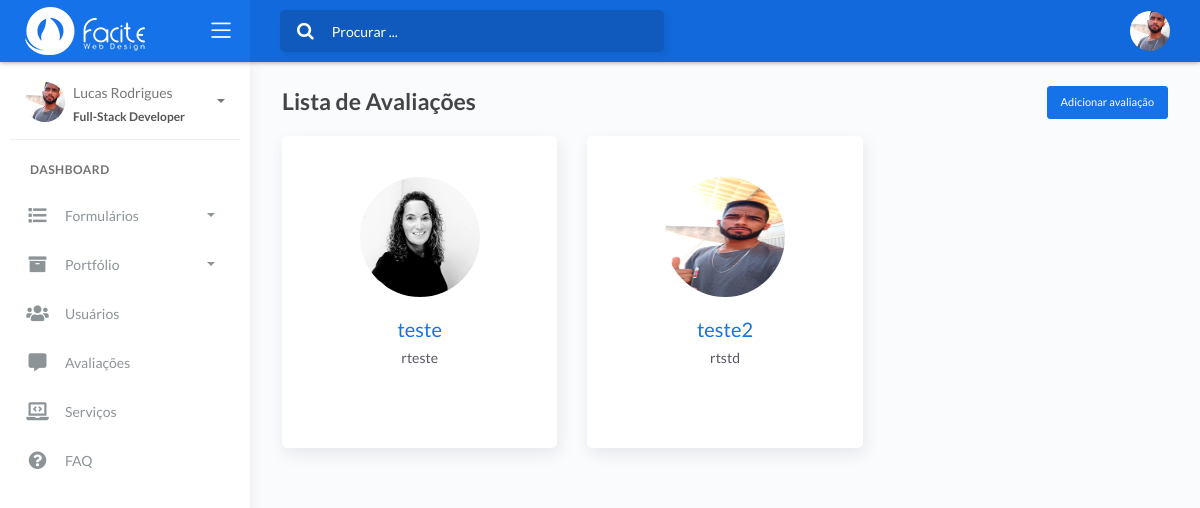
/facite42-pa/front/avaliacao.php (signed in), run on the app's committed database.
### tables this page shows
CREATE TABLE `usuario` (
  `id` int NOT NULL,
  `nome` varchar(50) NOT NULL,
  `email` varchar(50) NOT NULL,
  `genero` int NOT NULL,
  `usuario` varchar(50) NOT NULL,
  `cargo` varchar(50) NOT NULL,
  `telefone` varchar(20) DEFAULT NULL,
  `nascimento` date DEFAULT NULL,
  `senha` varchar(250) NOT NULL,
  `imagem` varchar(100) NOT NULL
);

CREATE TABLE `avaliacao` (
  `id` int NOT NULL,
  `cliente` varchar(80) NOT NULL,
  `empresa` varchar(50) NOT NULL,
  `imagem` varchar(100) NOT NULL,
  `descricao` varchar(500) NOT NULL
);

### facite42-pa/front/includes/funcoes.php (called while the page is built)
<?php
require_once "classes/Conexao.php";
require_once "classes/Usuario.php";
$conexao = new Conexao();
$usuario = new Usuario();
require_once "classes/UsuarioModel.php";
if (isset($_SESSION['id'])) {
    $id = $_SESSION['id'];
    $usuarioModel = new UsuarioModel($conexao, $usuario);
    $usuarioSessao = $usuarioModel->recuperaSessao($id);
}

### facite42-pa/front/classes/Conexao.php (called while the page is built, shortened)
<?php
class Conexao
{
	private $host;
	private $user;
	private $password;
	public function __construct() {
        $this->host = 'mysql:host=127.0.0.1;dbname=facitewebdesign';
		$this->user = 'facite42_root';
        $this->password = 'L1n@d141P4uceK';
	}
    public function conectar() {
    	try {
			$conexao = new PDO(
							$this->host,
							$this->user,
							$this->password,
							array(
								PDO::ATTR_ERRMODE => PDO::ERRMODE_EXCEPTION,
								PDO::MYSQL_ATTR_INIT_COMMAND => "SET NAMES utf8"
							)
						);
			return $conexao;
		} catch (PDOException $e) {
			echo 'Erro na conexao. Erro reportado: ' . $e->getMessage();
			exit;
		}
    }
}

### facite42-pa/front/classes/UsuarioModel.php (called while the page is built, shortened)
<?php
class UsuarioModel
{
    private $conexao;
    public function __construct(Conexao $conexao, Usuario $usuario)
    {
        $this->conexao = $conexao->conectar();
    }
    public function recuperaSessao($id)
    {
        $sql = "SELECT * FROM usuario WHERE id = {$id}";
        $stmt = $this->conexao->prepare($sql);
        $stmt->execute();
        return $stmt->fetch(PDO::FETCH_OBJ);
    }
}

### facite42-pa/front/classes/AvaliacaoModel.php (called while the page is built, shortened)
<?php
class AvaliacaoModel
{
    private $conexao;
    public function __construct(Conexao $conexao, Avaliacao $avaliacao)
    {
        $this->conexao = $conexao->conectar();
    }
    public function recuperarAvaliacao()
    {
        $sql = "SELECT * FROM avaliacao";
        $stmt = $this->conexao->prepare($sql);
        $stmt->execute();
        return $stmt->fetchAll(PDO::FETCH_OBJ);
    }
}

### facite42-pa/front/avaliacao.php (the view, shortened to what this page needs)
<?php
include_once 'layouts/header.php';
include_once 'layouts/menu.php';
include_once 'classes/Avaliacao.php';
include_once 'classes/AvaliacaoModel.php';
include_once 'classes/Conexao.php';
$avaliacao = new Avaliacao();
$conexao = new Conexao();
$avaliacaoModel = new AvaliacaoModel($conexao, $avaliacao);
$avaliacoes = $avaliacaoModel->recuperarAvaliacao();
?>
<div class="content">
    <div class="page-inner">
        <a class="btn btn-primary btn-sm" href="form_avaliacao" style="float: right;">Adicionar avaliação</a>
        <div class="page-header">
            <h4 class="page-title">Lista de Avaliações</h4>
        </div>
        <div class="row">
            <?php foreach ($avaliacoes as $aval) { ?>
                <div class="col-xs-12 col-sm-6 col-md-4">
                    <div class="image-flip">
                        <div class="mainflip flip-0">
                            <div class="frontside">
                                <div class="card">
                                    <div class="card-body text-center"><br>
                                        <p><img class=" img-fluid" src="assets/image/avaliacao/<?= $aval->imagem ?>" alt="card image"></p>
                                        <h4 class="card-title"><?= $aval->cliente?></h4>
                                        <p class="card-text"><?= $aval->empresa ?></p>
                                    </div>
                                </div>
                            </div>
                            <div class="backside" style="right: 0px;">
                                <div class="card">
                                    <div class="card-body text-center mt-4">
                                        <h4 class="card-title">Avaliação do cliente</h4>
                                        <p class="card-text"><?= $aval->descricao ?></p>
                                        <a href="form_avaliacao?acao=editar&id=<?= $aval->id ?>" class="btn btn-light" title="Editar"><i class="fas fa-pen"></i></a>
                                    </div>
                                </div>
                            </div>
                        </div>
                    </div>
                </div>
            <?php } ?>
        </div>
    </div>
</div>
<?php
include_once 'layouts/footer.php';
?>

### facite42-pa/front/layouts/menu.php (shortened to what this page needs)
<body>
    <div class="wrapper">
        <div class="main-header">
            <div class="logo-header" data-background-color="blue">
                <a href="inicio" class="logo">
                    <img src="assets/img/logo.png" alt="navbar brand" class="navbar-brand">
                </a>
                <div class="nav-toggle">
                    <button class="btn btn-toggle toggle-sidebar">
                        <i class="icon-menu"></i>
                    </button>
                </div>
            </div>
            <nav class="navbar navbar-header navbar-expand-lg" data-background-color="blue2">
                <div class="container-fluid">
                    <div class="collapse" id="search-nav">
                        <form class="navbar-left navbar-form nav-search mr-md-3">
                            <div class="input-group">
                                <div class="input-group-prepend">
                                    <button type="submit" class="btn btn-search pr-1">
                                        <i class="fa fa-search search-icon"></i>
                                    </button>
                                </div>
                                <input type="text" placeholder="Procurar ..." class="form-control">
                            </div>
                        </form>
                    </div>
                    <ul class="navbar-nav topbar-nav ml-md-auto align-items-center">
                        <li class="nav-item dropdown hidden-caret">
                            <a class="dropdown-toggle profile-pic" data-toggle="dropdown" href="#" aria-expanded="false">
                                <div class="avatar-sm">
                                    <img src="assets/image/usuario/<?= ($usuarioSessao->imagem != '' && file_exists('assets/image/usuario/' . $usuarioSessao->imagem) ? $usuarioSessao->imagem : 'user.jpg') ?>" alt="..." class="avatar-img rounded-circle">
                                </div>
                            </a>
                        </li>
                    </ul>
                </div>
            </nav>
        </div>
        <div class="sidebar sidebar-style-2">
            <div class="sidebar-wrapper scrollbar scrollbar-inner">
                <div class="sidebar-content">
                    <div class="user">
                        <div class="avatar-sm float-left mr-2">
                            <img src="assets/image/usuario/<?= ($usuarioSessao->imagem != '' && file_exists('assets/image/usuario/' . $usuarioSessao->imagem) ? $usuarioSessao->imagem : 'user.jpg') ?>" alt="..." class="avatar-img rounded-circle">
                        </div>
                        <div class="info">
                            <a data-toggle="collapse" href="#collapseExample" aria-expanded="true">
                                <span>
                                    <?= $usuarioSessao->nome ?>
                                    <span class="user-level"><?= $usuarioSessao->cargo ?></span>
                                    <span class="caret"></span>
                                </span>
                            </a>
                        </div>
                    </div>
                    <ul class="nav nav-primary">
                        <li class="nav-section">
                            <h4 class="text-section">Dashboard</h4>
                        </li>
                        <li class="nav-item">
                            <a data-toggle="collapse" href="#forms">
                                <i class="fas fa-list"></i>
                                <p>Formulários</p>
                                <span class="caret"></span>
                            </a>
                        </li>
                        <li class="nav-item">
                            <a data-toggle="collapse" href="#portfolio">
                                <i class="fas fa-archive"></i>
                                <p>Portfólio</p>
                                <span class="caret"></span>
                            </a>
                        </li>
                        <li class="nav-item">
                            <a data-target="collapse" href="usuario">
                                <i class="fas fa-users"></i>
                                <p>Usuários</p>
                            </a>
                        </li>
                        <li class="nav-item">
                            <a data-target="collapse" href="avaliacao">
                                <i class="fas fa-comment-alt"></i>
                                <p>Avaliações</p>
                            </a>
                        </li>
                        <li class="nav-item">
                            <a data-target="collapse" href="servico">
                                <i class="fas fa-laptop-code"></i>
                                <p>Serviços</p>
                            </a>
                        </li>
                        <li class="nav-item">
                            <a data-target="collapse" href="faq">
                                <i class="fas fa-question-circle"></i>
                                <p>FAQ</p>
                            </a>
                        </li>
                    </ul>
                </div>
            </div>
        </div>
        <div class="main-panel">

### facite42-pa/front/avaliacao.php (style rules this page uses)
.btn-primary { color: #fff; background-color: #1572e8; border-color: #1572e8; }
.mainflip { -webkit-transition: 1s; -webkit-transform-style: preserve-3d; -ms-transition: 1s; -moz-transition: 1s; -moz-transform-style: preserve-3d; -ms-transform-style: preserve-3d; transition: 1s; transform-style: preserve-3d; position: relative; }
.frontside { position: relative; z-index: 2; margin-bottom: 30px; }
.backside { position: absolute; top: 0; left: 0; background: white; -webkit-transform: rotateY(-180deg); -moz-transform: rotateY(-180deg); -o-transform: rotateY(-180deg); -ms-transform: rotateY(-180deg); transform: rotateY(-180deg); -webkit-box-shadow: 5px 7px 9px -4px rgb(158, 158, 158); -moz-box-shadow: 5px 7px 9px -4px rgb(158, 158, 158); box-shadow: 5px 7px 9px -4px rgb(158, 158, 158); }
.frontside, .backside { -webkit-backface-visibility: hidden; -moz-backface-visibility: hidden; -ms-backface-visibility: hidden; backface-visibility: hidden; -webkit-transition: 1s; -webkit-transform-style: preserve-3d; -moz-transition: 1s; -moz-transform-style: preserve-3d; -o-transition: 1s; -o-transform-style: preserve-3d; -ms-transition: 1s; -ms-transform-style: preserve-3d; transition: 1s; transform-style: preserve-3d; }
.frontside .card, .backside .card { min-height: 312px; }
.backside .card a { font-size: 18px; color: #1572e8 !important; }
.frontside .card .card-title, .backside .card .card-title { color: #1572e8 !important; }
.frontside .card .card-body img { width: 120px; height: 120px; border-radius: 50%; }

### data on the page
usuario: imagem (picture), nome "Lucas Rodrigues", cargo "Full-Stack Developer"
avaliacao: imagem (picture), cliente "teste", empresa "rteste"
avaliacao: imagem (picture), cliente "teste2", empresa "rtstd"
